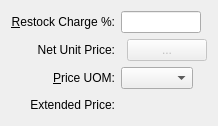
         <widget class="QWidget" name="_creditTab">
          <attribute name="title">
           <string>Credit</string>
          </attribute>
          <layout class="QGridLayout" name="gridLayout_1">
           <item row="0" column="0">
            <layout class="QVBoxLayout">
             <item>
              <layout class="QGridLayout">
               <item row="0" column="0">
                <widget class="QLabel" name="_discountFromSalePrcntLit">
                 <property name="text">
                  <string>&amp;Restock Charge %:</string>
                 </property>
                 <property name="alignment">
                  <set>Qt::AlignRight|Qt::AlignTrailing|Qt::AlignVCenter</set>
                 </property>
                 <property name="buddy">
                  <cstring>_discountFromSale</cstring>
                 </property>
                </widget>
               </item>
               <item row="0" column="1">
                <layout class="QHBoxLayout">
                 <item>
                  <widget class="XLineEdit" name="_discountFromSale">
                   <property name="sizePolicy">
                    <sizepolicy hsizetype="Preferred" vsizetype="Fixed">
                     <horstretch>0</horstretch>
                     <verstretch>0</verstretch>
                    </sizepolicy>
                   </property>
                   <property name="maximumSize">
                    <size>
                     <width>80</width>
                     <height>32767</height>
                    </size>
                   </property>
                   <property name="focusPolicy">
                    <enum>Qt::StrongFocus</enum>
                   </property>
                   <property name="alignment">
                    <set>Qt::AlignRight</set>
                   </property>
                  </widget>
                 </item>
                 <item>
                  <spacer>
                   <property name="orientation">
                    <enum>Qt::Horizontal</enum>
                   </property>
                   <property name="sizeHint" stdset="0">
                    <size>
                     <width>0</width>
                     <height>20</height>
                    </size>
                   </property>
                  </spacer>
                 </item>
                </layout>
               </item>
               <item row="1" column="1">
                <layout class="QHBoxLayout">
                 <item>
                  <widget class="CurrCluster" name="_netUnitPrice">
                   <property name="focusPolicy">
                    <enum>Qt::StrongFocus</enum>
                   </property>
                   <property name="format">
                    <enum>CurrDisplay::Cost</enum>
                   </property>
                   <property name="currencyEditable" stdset="0">
                    <bool>false</bool>
                   </property>
                  </widget>
                 </item>
                 <item>
                  <widget class="QPushButton" name="_listPrices">
                   <property name="enabled">
                    <bool>false</bool>
                   </property>
                   <property name="text">
                    <string>...</string>
                   </property>
                  </widget>
                 </item>
                 <item>
                  <spacer>
                   <property name="orientation">
                    <enum>Qt::Horizontal</enum>
                   </property>
                   <property name="sizeHint" stdset="0">
                    <size>
                     <width>0</width>
                     <height>20</height>
                    </size>
                   </property>
                  </spacer>
                 </item>
                </layout>
               </item>
               <item row="1" column="0">
                <widget class="QLabel" name="_netUnitPriceLit">
                 <property name="text">
                  <string>Net Unit Price:</string>
                 </property>
                 <property name="alignment">
                  <set>Qt::AlignRight|Qt::AlignTrailing|Qt::AlignVCenter</set>
                 </property>
                </widget>
               </item>
               <item row="2" column="0">
                <widget class="QLabel" name="_priceUOMLit">
                 <property name="text">
                  <string>&amp;Price UOM:</string>
                 </property>
                 <property name="alignment">
                  <set>Qt::AlignRight|Qt::AlignTrailing|Qt::AlignVCenter</set>
                 </property>
                 <property name="buddy">
                  <cstring>_pricingUOM</cstring>
                 </property>
                </widget>
               </item>
               <item row="2" column="1">
                <layout class="QHBoxLayout">
                 <item>
                  <widget class="XComboBox" name="_pricingUOM">
                   <property name="focusPolicy">
                    <enum>Qt::WheelFocus</enum>
                   </property>
                  </widget>
                 </item>
                 <item>
                  <spacer>
                   <property name="orientation">
                    <enum>Qt::Horizontal</enum>
                   </property>
                   <property name="sizeHint" stdset="0">
                    <size>
                     <width>0</width>
                     <height>20</height>
                    </size>
                   </property>
                  </spacer>
                 </item>
                </layout>
               </item>
               <item row="3" column="1">
                <layout class="QHBoxLayout">
                 <item>
                  <widget class="CurrCluster" name="_extendedPrice">
                   <property name="focusPolicy">
                    <enum>Qt::NoFocus</enum>
                   </property>
                   <property name="currencyEditable" stdset="0">
                    <bool>false</bool>
                   </property>
                   <property name="currencyVisible">
                    <bool>false</bool>
                   </property>
                   <property name="enabled">
                    <bool>false</bool>
                   </property>
                  </widget>
                 </item>
                 <item>
                  <spacer>
                   <property name="orientation">
                    <enum>Qt::Horizontal</enum>
                   </property>
                   <property name="sizeHint" stdset="0">
                    <size>
                     <width>0</width>
                     <height>20</height>
                    </size>
                   </property>
                  </spacer>
                 </item>
                </layout>
               </item>
               <item row="3" column="0">
                <widget class="QLabel" name="_extendedPriceLit">
                 <property name="text">
                  <string>Extended Price:</string>
                 </property>
                 <property name="alignment">
                  <set>Qt::AlignRight|Qt::AlignTrailing|Qt::AlignVCenter</set>
                 </property>
                </widget>
               </item>
              </layout>
             </item>
             <item>
              <spacer>
               <property name="orientation">
                <enum>Qt::Vertical</enum>
               </property>
               <property name="sizeHint" stdset="0">
                <size>
                 <width>20</width>
                 <height>0</height>
                </size>
               </property>
              </spacer>
             </item>
            </layout>
           </item>
          </layout>
         </widget>
